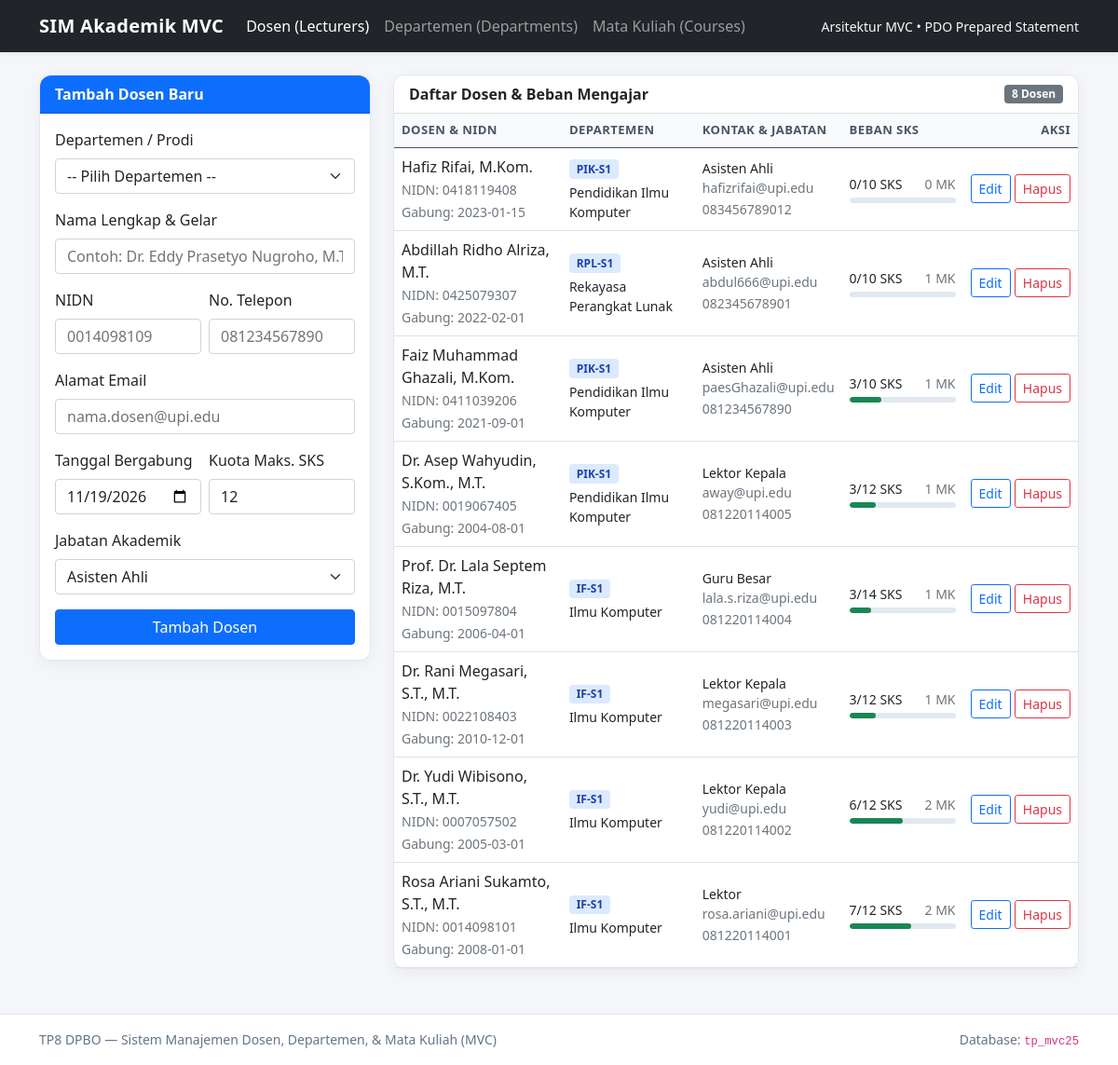
The page / on the database its author committed.
### tables this page shows
CREATE TABLE lecturers (
  id INT AUTO_INCREMENT PRIMARY KEY,
  department_id INT NOT NULL,
  name VARCHAR(120) NOT NULL,
  nidn VARCHAR(20) NOT NULL UNIQUE,
  email VARCHAR(120) NOT NULL UNIQUE,
  phone VARCHAR(25) NOT NULL,
  join_date DATE NOT NULL,
  academic_rank ENUM('Asisten Ahli', 'Lektor', 'Lektor Kepala', 'Guru Besar') NOT NULL DEFAULT 'Asisten Ahli',
  max_credits INT NOT NULL DEFAULT 12,
  assigned_credits INT NOT NULL DEFAULT 0,
  CONSTRAINT fk_lecturers_department
    FOREIGN KEY (department_id) REFERENCES departments(id)
    ON DELETE RESTRICT
    ON UPDATE CASCADE
);

CREATE TABLE departments (
  id INT AUTO_INCREMENT PRIMARY KEY,
  dept_code VARCHAR(20) NOT NULL UNIQUE,
  dept_name VARCHAR(100) NOT NULL,
  faculty VARCHAR(100) NOT NULL,
  head_room VARCHAR(60) NOT NULL,
  accreditation ENUM('Unggul', 'Baik Sekali', 'Baik') NOT NULL DEFAULT 'Unggul'
);

### views/lecturers.php (the view, shortened to what the rows shown need)
<?php
require __DIR__ . '/header.php';
?>
<div class="row g-4">
    <div class="col-lg-8">
        <div class="card">
            <div class="card-body p-0">
                <div class="table-responsive">
                    <table class="table table-hover mb-0">
                        <thead>
                            <tr>
                                <th>Dosen &amp; NIDN</th>
                                <th>Departemen</th>
                                <th>Kontak &amp; Jabatan</th>
                                <th>Beban SKS</th>
                                <th class="text-end">Aksi</th>
                            </tr>
                        </thead>
                        <tbody>
                            <?php if ($lecturers === []): ?>
                                <tr>
                                    <td colspan="5" class="text-center text-muted py-4">
                                        Belum ada data dosen tersimpan.
                                    </td>
                                </tr>
                            <?php else: ?>
                                <?php foreach ($lecturers as $lecturer): ?>
                                    <?php
                                    $assigned = (int) $lecturer['assigned_credits'];
                                    $max = max(1, (int) $lecturer['max_credits']);
                                    $percent = min(100, (int) round(($assigned / $max) * 100));
                                    if ($percent >= 90) {
                                        $barColor = 'bg-danger';
                                    } elseif ($percent >= 65) {
                                        $barColor = 'bg-warning';
                                    } else {
                                        $barColor = 'bg-success';
                                    }
                                    ?>
                                    <tr>
                                        <td>
                                            <div class="fw-semibold"><?= e($lecturer['name']) ?></div>
                                            <small class="text-muted">NIDN: <?= e($lecturer['nidn']) ?></small>
                                            <div><small class="text-muted">Gabung: <?= e($lecturer['join_date']) ?></small></div>
                                        </td>
                                        <td>
                                            <span class="badge badge-soft-primary"><?= e($lecturer['dept_code']) ?></span>
                                            <div class="small mt-1"><?= e($lecturer['dept_name']) ?></div>
                                        </td>
                                        <td>
                                            <div class="small fw-semibold"><?= e($lecturer['academic_rank']) ?></div>
                                            <small class="d-block text-muted"><?= e($lecturer['email']) ?></small>
                                            <small class="text-muted"><?= e($lecturer['phone']) ?></small>
                                        </td>
                                        <td style="min-width: 130px;">
                                            <div class="d-flex justify-content-between small">
                                                <span class="fw-semibold"><?= e($assigned) ?>/<?= e($max) ?> SKS</span>
                                                <span class="text-muted"><?= e($lecturer['course_count']) ?> MK</span>
                                            </div>
                                            <div class="sks-progress">
                                                <div class="sks-progress-bar <?= e($barColor) ?>" style="width: <?= e($percent) ?>%;"></div>
                                            </div>
                                        </td>
                                        <td class="text-end text-nowrap">
                                            <a href="index.php?page=lecturers&amp;edit=<?= e($lecturer['id']) ?>" class="btn btn-sm btn-outline-primary">
                                                Edit
                                            </a>
                                            <form
                                                method="post"
                                                action="index.php?page=lecturers"
                                                class="d-inline"
                                                onsubmit="return confirm('Yakin ingin menghapus data dosen ini?');"
                                            >
                                                <button type="submit" class="btn btn-sm btn-outline-danger">Hapus</button>
                                            </form>
                                        </td>
                                    </tr>
                                <?php endforeach; ?>
                            <?php endif; ?>
                        </tbody>
                    </table>
                </div>
            </div>
        </div>
    </div>
</div>
<?php require __DIR__ . '/footer.php'; ?>

### rows shown on the page
lecturers: name "Hafiz Rifai, M.Kom.", nidn "0418119408", join_date "2023-01-15", department.dept_code "PIK-S1", department.dept_name "Pendidikan Ilmu Komputer", academic_rank "Asisten Ahli", email "hafizrifai@upi.edu", phone "083456789012", assigned_credits "0", max_credits "10", course_count "0"
lecturers: name "Abdillah Ridho Alriza, M.T.", nidn "0425079307", join_date "2022-02-01", department.dept_code "RPL-S1", department.dept_name "Rekayasa Perangkat Lunak", academic_rank "Asisten Ahli", email "abdul666@upi.edu", phone "082345678901", assigned_credits "0", max_credits "10", course_count "1"
lecturers: name "Faiz Muhammad Ghazali, M.Kom.", nidn "0411039206", join_date "2021-09-01", department.dept_code "PIK-S1", department.dept_name "Pendidikan Ilmu Komputer", academic_rank "Asisten Ahli", email "paesGhazali@upi.edu", phone "081234567890", assigned_credits "3", max_credits "10", course_count "1"
lecturers: name "Dr. Asep Wahyudin, S.Kom., M.T.", nidn "0019067405", join_date "2004-08-01", department.dept_code "PIK-S1", department.dept_name "Pendidikan Ilmu Komputer", academic_rank "Lektor Kepala", email "away@upi.edu", phone "081220114005", assigned_credits "3", max_credits "12", course_count "1"
lecturers: name "Prof. Dr. Lala Septem Riza, M.T.", nidn "0015097804", join_date "2006-04-01", department.dept_code "IF-S1", department.dept_name "Ilmu Komputer", academic_rank "Guru Besar", email "lala.s.riza@upi.edu", phone "081220114004", assigned_credits "3", max_credits "14", course_count "1"
lecturers: name "Dr. Rani Megasari, S.T., M.T.", nidn "0022108403", join_date "2010-12-01", department.dept_code "IF-S1", department.dept_name "Ilmu Komputer", academic_rank "Lektor Kepala", email "megasari@upi.edu", phone "081220114003", assigned_credits "3", max_credits "12", course_count "1"
lecturers: name "Dr. Yudi Wibisono, S.T., M.T.", nidn "0007057502", join_date "2005-03-01", department.dept_code "IF-S1", department.dept_name "Ilmu Komputer", academic_rank "Lektor Kepala", email "yudi@upi.edu", phone "081220114002", assigned_credits "6", max_credits "12", course_count "2"
lecturers: name "Rosa Ariani Sukamto, S.T., M.T.", nidn "0014098101", join_date "2008-01-01", department.dept_code "IF-S1", department.dept_name "Ilmu Komputer", academic_rank "Lektor", email "rosa.ariani@upi.edu", phone "081220114001", assigned_credits "7", max_credits "12", course_count "2"

### other values the page prints
count($lecturers) "8"
form field academic_rank "Asisten Ahli"
